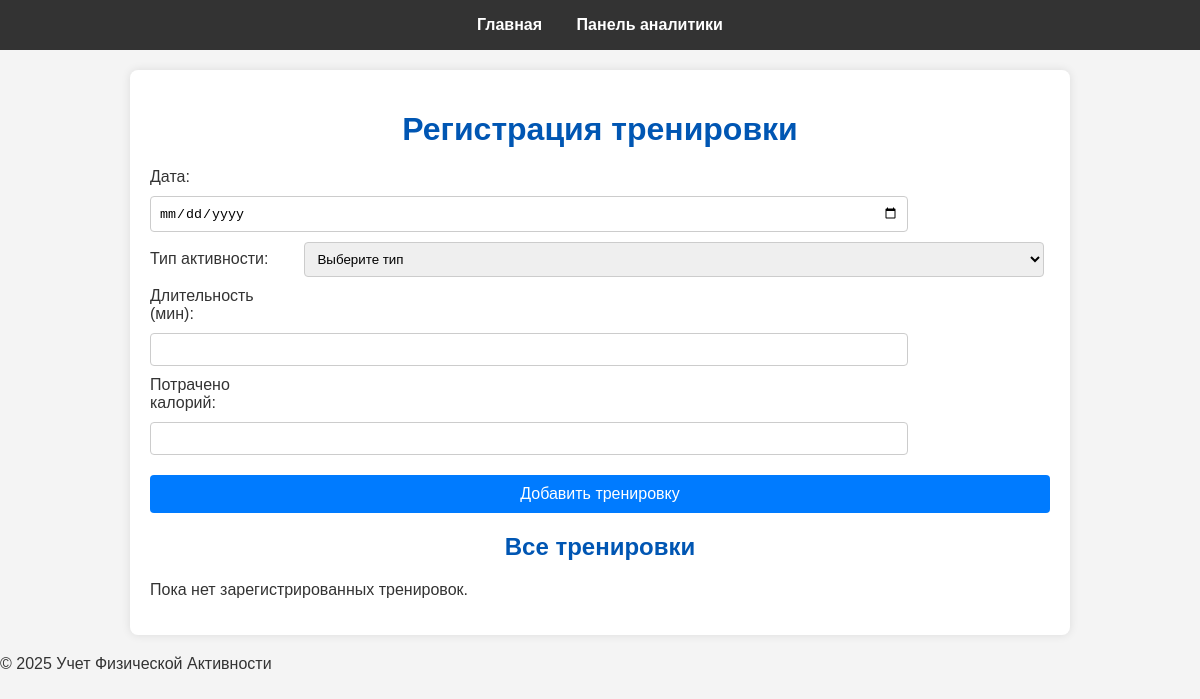
The app's page /, older data.
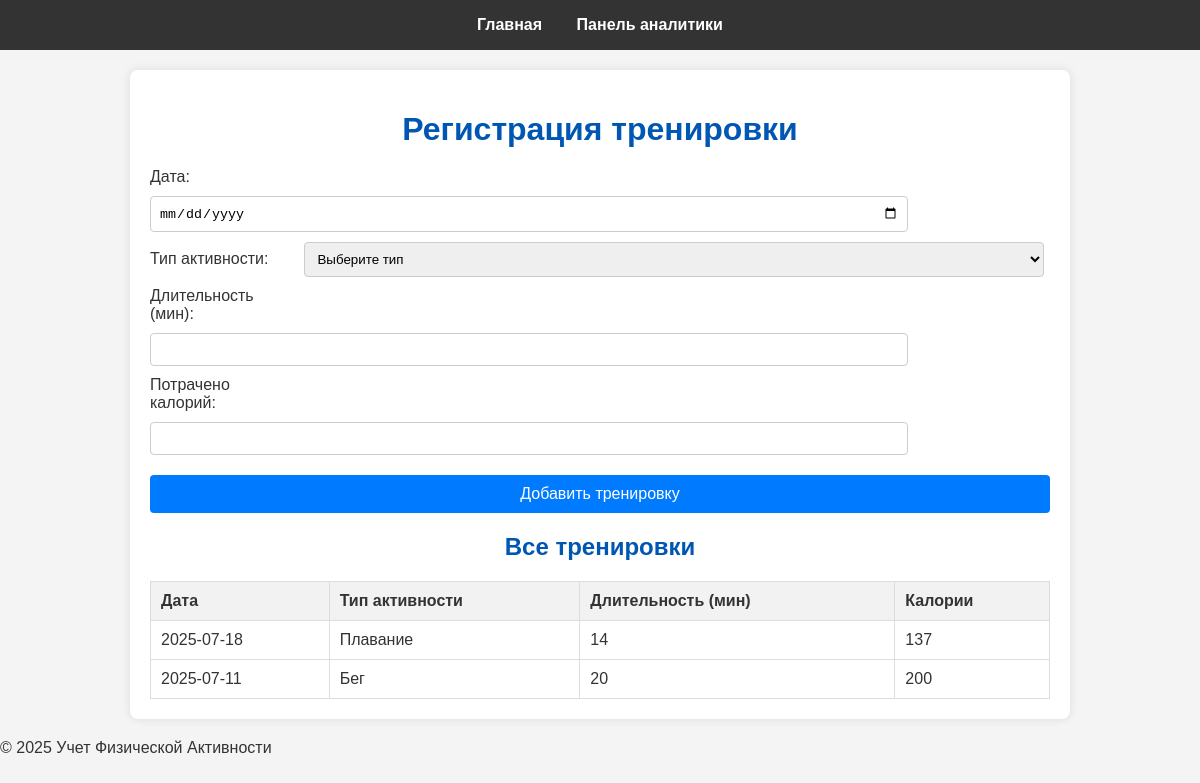
The same page, newer data.
### tables this page shows
CREATE TABLE workouts (
            id INTEGER PRIMARY KEY AUTOINCREMENT,
            date TEXT NOT NULL,
            activity_type TEXT NOT NULL,
            duration_minutes INTEGER NOT NULL,
            calories_burned INTEGER NOT NULL
        );

### app.py (the view)
@app.route('/')
def index():
    db = get_db()
    cursor = db.cursor()
    cursor.execute("SELECT * FROM workouts ORDER BY date DESC, id DESC")
    workouts = cursor.fetchall() # Получаем все записи
    return render_template('index.html', workouts=workouts)

### app.py (called while the page is built)
def get_db():
    db = getattr(g, '_database', None)
    if db is None:
        db = g._database = sqlite3.connect(DATABASE)
        db.row_factory = sqlite3.Row
    return db

@app.teardown_appcontext
def close_connection(exception):
    db = getattr(g, '_database', None)
    if db is not None:
        db.close()

### templates/index.html (shortened to what this page needs)
{% extends 'base.html' %}
{% block content %}
    <h1>Регистрация тренировки</h1>
    <form action="{{ url_for('log_workout') }}" method="post" class="workout-form">
        <label for="date">Дата:</label>
        <input type="date" id="date" name="date" ><br>
        <label for="activity_type">Тип активности:</label>
        <select id="activity_type" name="activity_type" required>
            <option value="">Выберите тип</option>
        </select><br>
        <label for="duration_minutes">Длительность (мин):</label>
        <input type="number" id="duration_minutes" name="duration_minutes" min="1" required><br>
        <label for="calories_burned">Потрачено калорий:</label>
        <input type="number" id="calories_burned" name="calories_burned" min="1" required><br>
        <button type="submit">Добавить тренировку</button>
    </form>
    <h2>Все тренировки</h2>
    {% if workouts %}
        <table>
            <thead>
                <tr>
                    <th>Дата</th>
                    <th>Тип активности</th>
                    <th>Длительность (мин)</th>
                    <th>Калории</th>
                </tr>
            </thead>
            <tbody>
                {% for workout in workouts %}
                <tr>
                    <td>{{ workout.date }}</td>
                    <td>{{ workout.activity_type }}</td>
                    <td>{{ workout.duration_minutes }}</td>
                    <td>{{ workout.calories_burned }}</td>
                </tr>
                {% endfor %}
            </tbody>
        </table>
    {% else %}
        <p>Пока нет зарегистрированных тренировок.</p>
    {% endif %}
{% endblock %}

### templates/base.html (shortened to what this page needs)
<!DOCTYPE html>
<html lang="ru">
<head>
    <link rel="stylesheet" href="{{ url_for('static', filename='style.css') }}">
</head>
<body>
    <header>
        <nav>
            <a href="{{ url_for('index') }}">Главная</a>
            <a href="{{ url_for('dashboard') }}">Панель аналитики</a>
        </nav>
    </header>
    <main>
        {% block content %}{% endblock %}
    </main>
    <footer>
        <p>&copy; 2025 Учет Физической Активности</p>
    </footer>
</body>
</html>

### static/style.css (style rules this page uses)
body { font-family: Arial, sans-serif; margin: 0; padding: 0; background-color: #f4f4f4; color: #333; }
header { background-color: #333; color: #fff; padding: 1rem 0; text-align: center; }
nav a { color: #fff; text-decoration: none; margin: 0 15px; font-weight: bold; }
main { padding: 20px; max-width: 900px; margin: 20px auto; background-color: #fff; box-shadow: 0 0 10px rgba(0, 0, 0, 0.1); border-radius: 8px; }
h1, h2, h3 { color: #0056b3; text-align: center; margin-bottom: 20px; }
.workout-form label { display: inline-block; width: 150px; margin-bottom: 10px; }
.workout-form input[type="date"], .workout-form input[type="number"], .workout-form select { width: calc(100% - 160px); padding: 8px; margin-bottom: 10px; border: 1px solid #ccc; border-radius: 4px; }
.workout-form button { background-color: #007bff; color: white; padding: 10px 15px; border: none; border-radius: 4px; cursor: pointer; font-size: 16px; display: block; width: 100%; margin-top: 10px; }
table { width: 100%; border-collapse: collapse; margin-top: 20px; }
table, th, td { border: 1px solid #ddd; }
th, td { padding: 10px; text-align: left; }
th { background-color: #f2f2f2; }

Row changes from the older to the newer data that the page shows:
added workouts: date "2025-07-18", activity_type "Плавание", duration_minutes "14", calories_burned "137"
added workouts: date "2025-07-11", activity_type "Бег", duration_minutes "20", calories_burned "200"
Text that changed along with them:
text no longer shown: "Пока нет зарегистрированных тренировок."
text now shown: "Дата Тип активности Длительность (мин) Калории"
